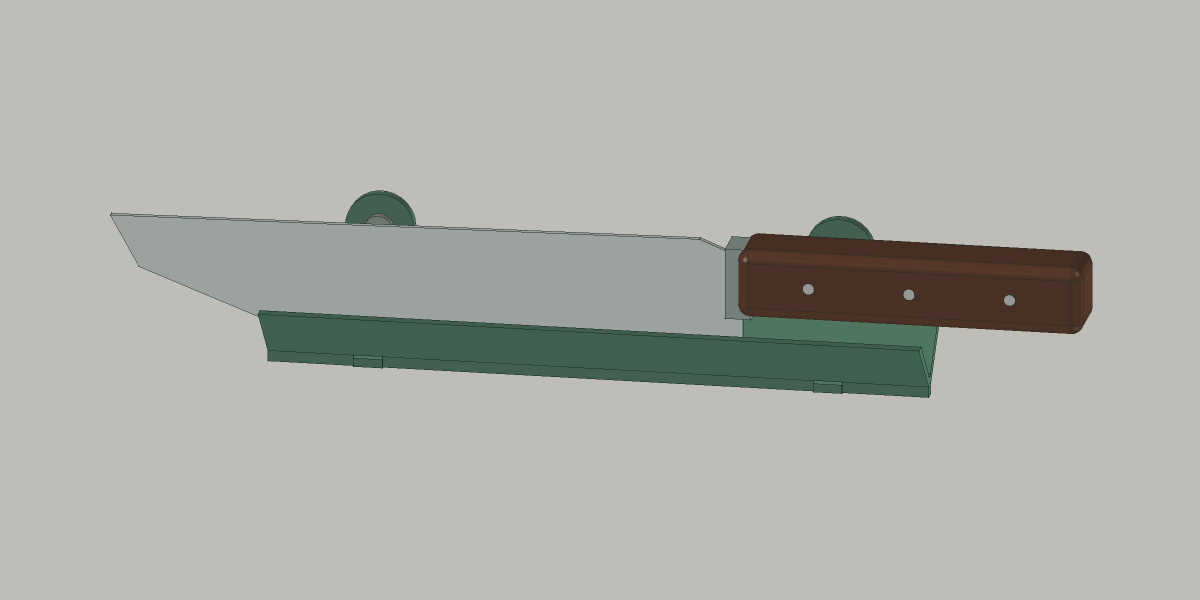
#> input picture models/drzak-noze-na-stenu/revize-02-otevrene-v/nahled-s-nozem-cad.png, 2400 x 1200 px (shown at 1/2 size)
$ python sestavit-nahled.py
#> lines starting #> are read from the running program, lines starting #| are printed output that depends on the picture
#!/usr/bin/env python3
"""Labels and layout of actual CAD images; no generated illustration."""
from pathlib import Path
from PIL import Image,ImageDraw,ImageFont
ROOT=Path(__file__).resolve().parent
FONT='/usr/share/fonts/truetype/dejavu/DejaVuSans.ttf';BOLD='/usr/share/fonts/truetype/dejavu/DejaVuSans-Bold.ttf'
INK='#1a3b30';MUTED='#5e6861';BG='#f4f2ed'
def txt(d,p,t,size=28,b=False,color=INK):d.text(p,t,font=ImageFont.truetype(BOLD if b else FONT,size),fill=color)
# Two complementary views, both from the same final parametric CAD model.
im=Image.new('RGB',(2000,1580),BG);d=ImageDraw.Draw(im)
txt(d,(100,50),'OTEVŘENÝ V DRŽÁK',58,True)
txt(d,(103,130),'Položit ostřím dolů. Vzít jedním pohybem.',31,color=MUTED)
txt(d,(1510,63),'2 body uchycení',29,True)
txt(d,(1510,107),'1 tištěný díl',25,color=MUTED)
raw=Image.open(ROOT/'nahled-s-nozem-cad.png').convert('RGB')
#> raw is the input picture: PIL image 2400x1200 RGB; mean R, G, B 176.1, 175.8, 170.2
im.paste(raw.crop((120,320,2280,850)).resize((1800,442)),(100,225))
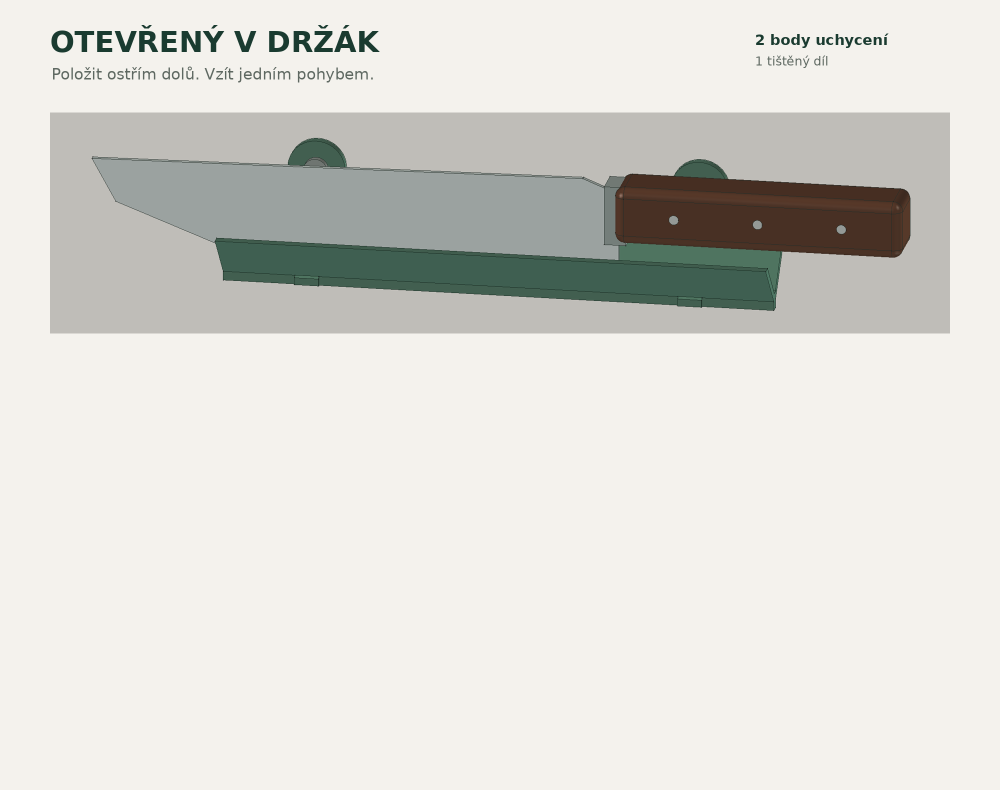
#> im: PIL image 2000x1580 RGB (shown at 1/2 size); mean R, G, B 219.9, 219.2, 213.7
txt(d,(100,690),'Nůž 340 mm je ilustrační; přesný obrys a rozdělení čepele neznáme.',25,color=MUTED)
txt(d,(100,780),'VOLNÝ PŘÍSTUP SHORA',28,True)
raw=Image.open(ROOT/'nahled-prazdny-cad.png').convert('RGB')
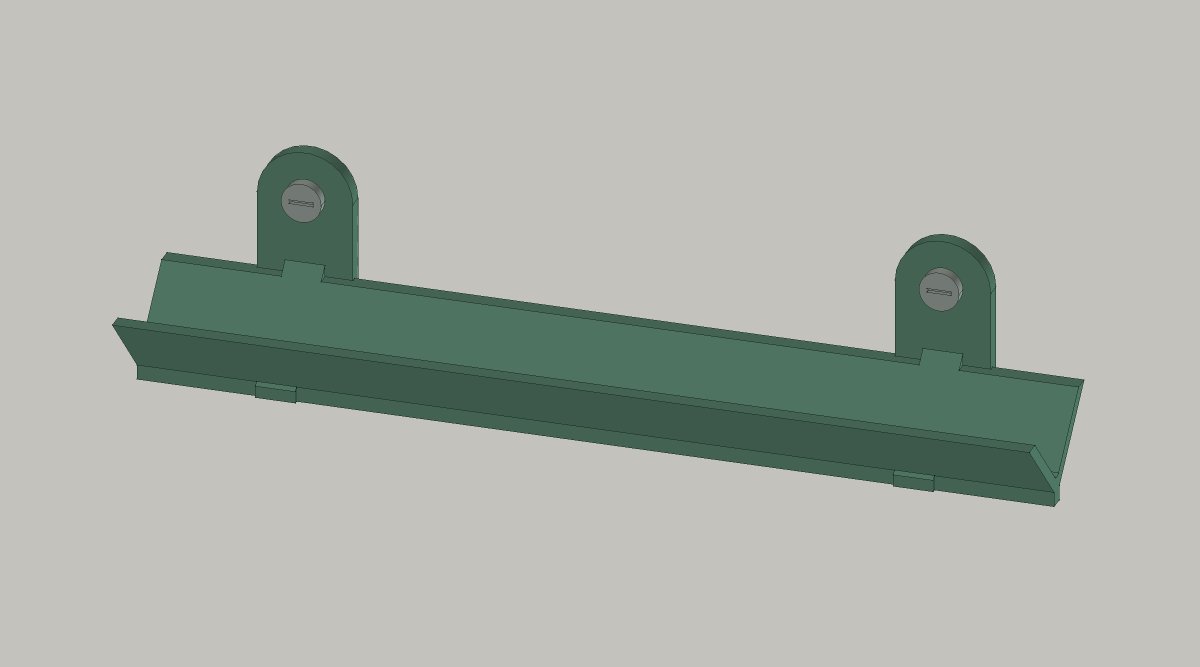
#> input picture models/drzak-noze-na-stenu/revize-02-otevrene-v/nahled-prazdny-cad.png, 2400 x 1333 px (shown at 1/2 size)
#> raw is the input picture: PIL image 2400x1333 RGB; mean R, G, B 173.1, 177.3, 170.3
im.paste(raw.crop((120,240,2280,1050)).resize((1800,675)),(100,835))
txt(d,(100,1530),'Délka držáku 230 mm  ·  rozevření V 34 mm  ·  rozteč vrutů 160 mm',25)
im.save(ROOT/'prehled-navrhu.png')
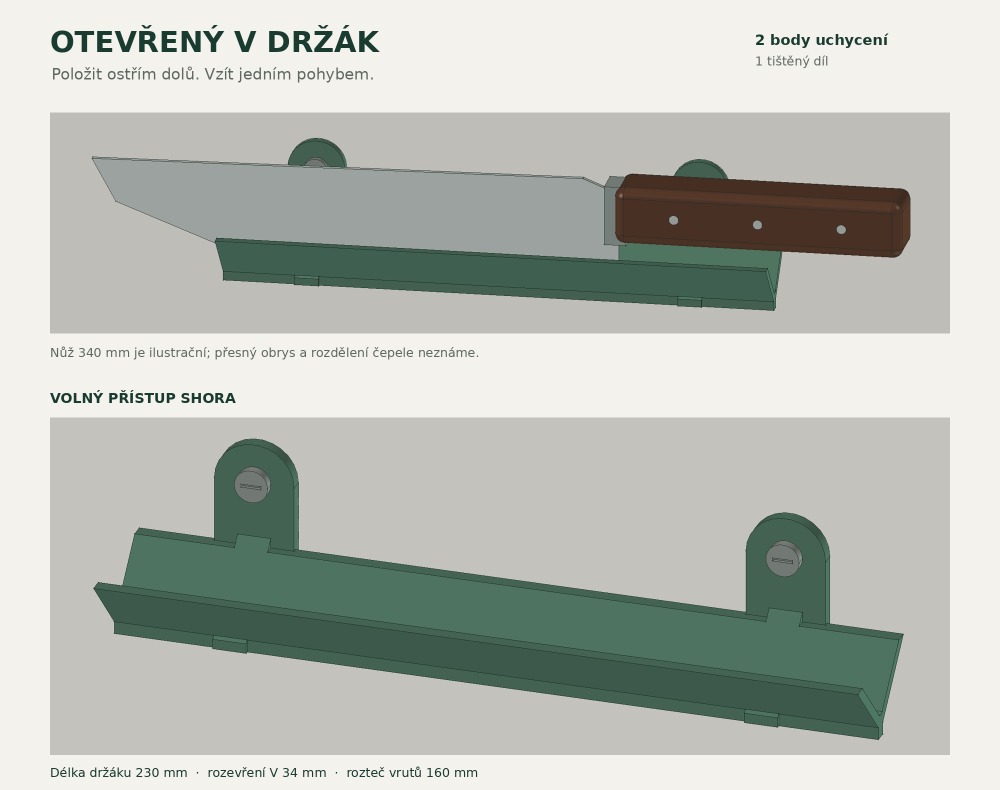
#> saved as prehled-navrhu.png: PIL image 2000x1580 RGB (shown at 1/2 size); mean R, G, B 184.6, 188.4, 181.5

im=Image.new('RGB',(1800,1250),BG);d=ImageDraw.Draw(im)
#> after `im = Image.new('RGB', (1800, 1250), BG)`:
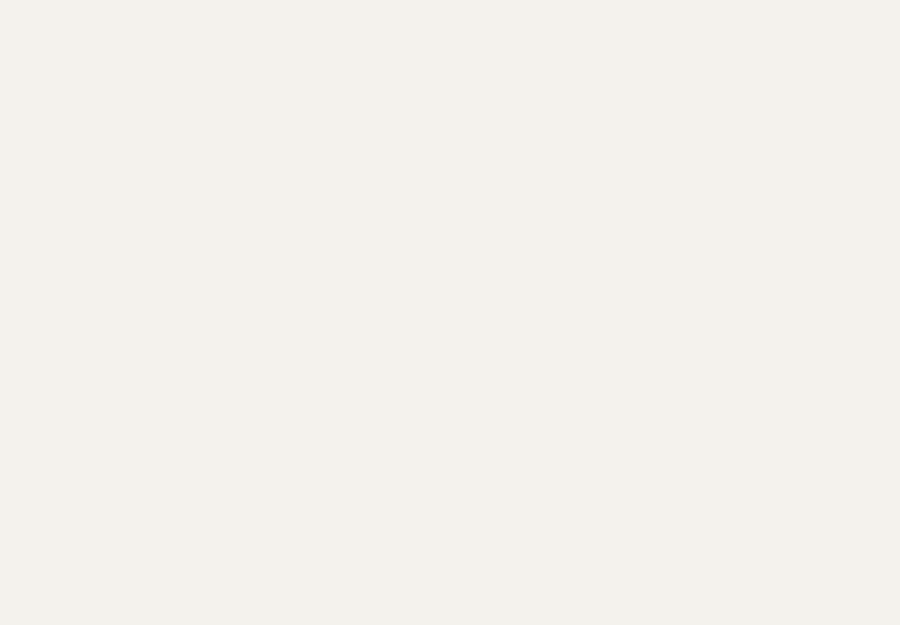
#> im: PIL image 1800x1250 RGB (shown at 1/2 size); mean R, G, B 244, 242, 237
txt(d,(85,45),'PROFIL V A DVA VRUTY',48,True)
txt(d,(87,115),'Otevřené konce, zaoblené dno. Bez víka a bez rozebírání.',27,color=MUTED)
raw=Image.open(ROOT/'nahled-profil-cad.png').convert('RGB')
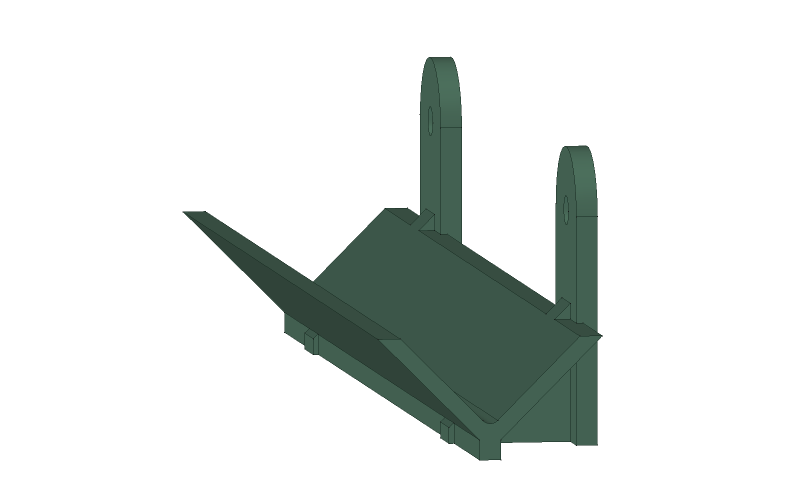
#> input picture models/drzak-noze-na-stenu/revize-02-otevrene-v/nahled-profil-cad.png, 1600 x 1000 px (shown at 1/2 size)
#> raw is the input picture: PIL image 1600x1000 RGB; mean R, G, B 223, 227.3, 225.1
im.paste(raw.resize((1600,1000)),(100,175))
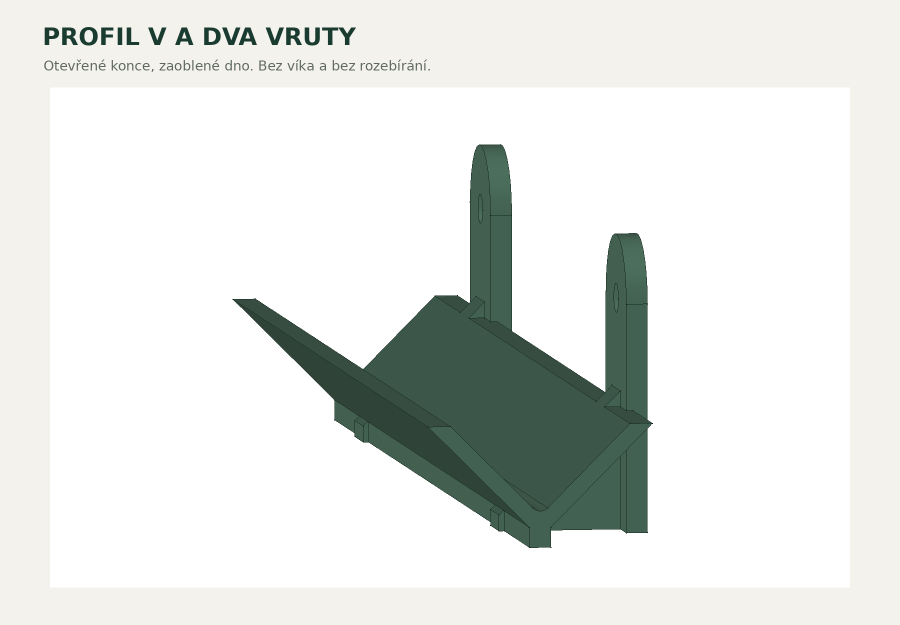
#> im: PIL image 1800x1250 RGB (shown at 1/2 size); mean R, G, B 227.9, 230.6, 227.5
txt(d,(85,1190),'Špička a přečnívající ostří zůstávají volné. Skutečný fit a stabilita neověřeny.',24,color=MUTED)
im.save(ROOT/'nahled-profil.png')
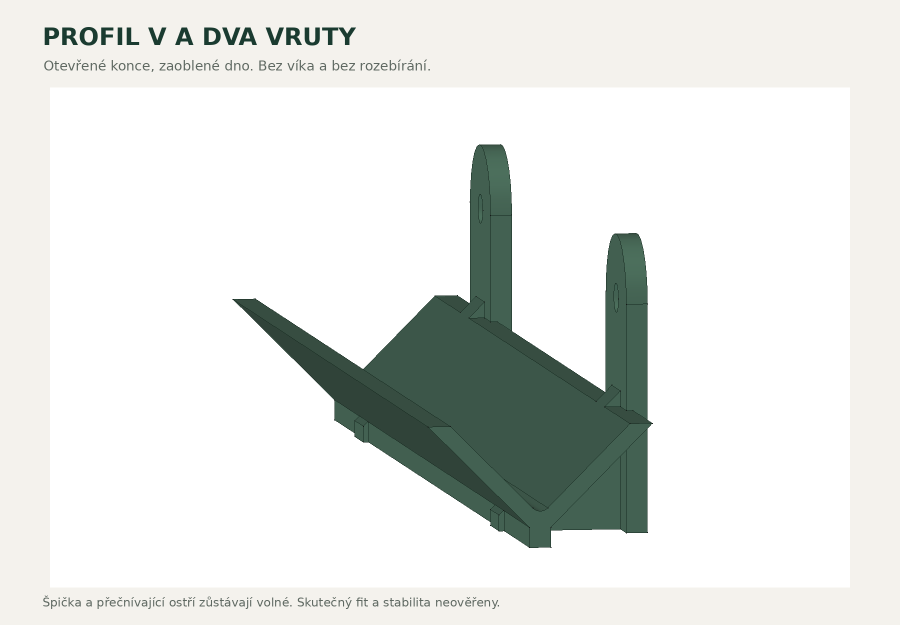
#> saved as nahled-profil.png: PIL image 1800x1250 RGB (shown at 1/2 size); mean R, G, B 227.6, 230.3, 227.2
print('OPEN_V_PRESENTATION_OK')
